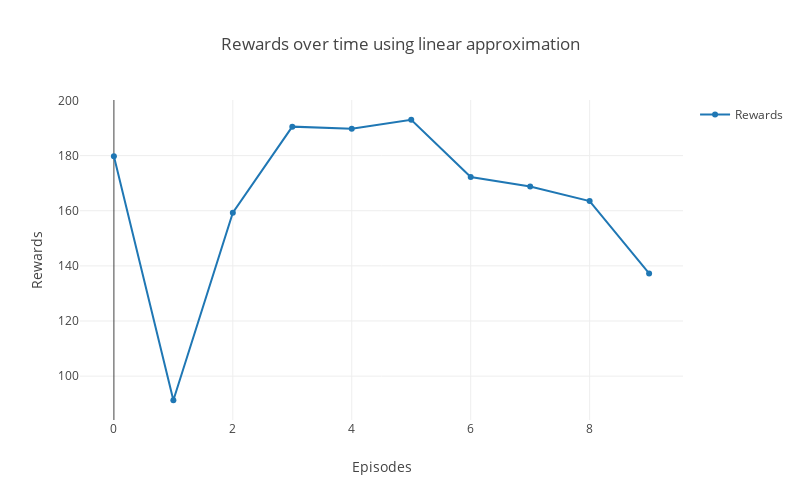

The notebook cell saved with this chart:
### Code cell
# Create rewards graph
rewards = go.Scatter(
    x = len(result_DQN.Rewards),
    y = result_DQN.Rewards,
    name='Rewards'
)

data = [rewards]


# Plot and embed in ipython notebook!
plotly.offline.iplot(
    {"data": data,
     "layout": go.Layout(
         height=500,
         width=800,
         title="Rewards over time using linear approximation",
         xaxis=dict(
             title='Episodes',
         ),
         yaxis=dict(
             title='Rewards',
         ), 
         showlegend=True)},
    show_link=False,
    link_text=None)

### Figure 1 — Plotly figure (JSON) as saved in the notebook; plotly's stock layout.template omitted (floating-point values rounded to 4 significant figures)
{"data": [{"name": "Rewards", "type": "scatter", "x": 10, "y": [179.8, 91.25, 159.2, 190.5, 189.8, 193, 172.2, 168.8, 163.5, 137.2]}], "layout": {"height": 500, "showlegend": true, "title": "Rewards over time using linear approximation", "width": 800, "xaxis": {"title": "Episodes"}, "yaxis": {"title": "Rewards"}}}
